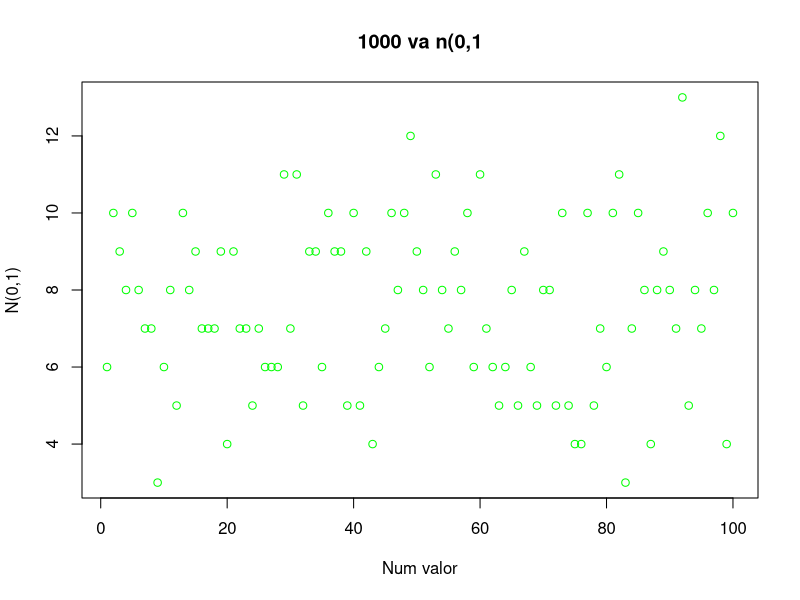
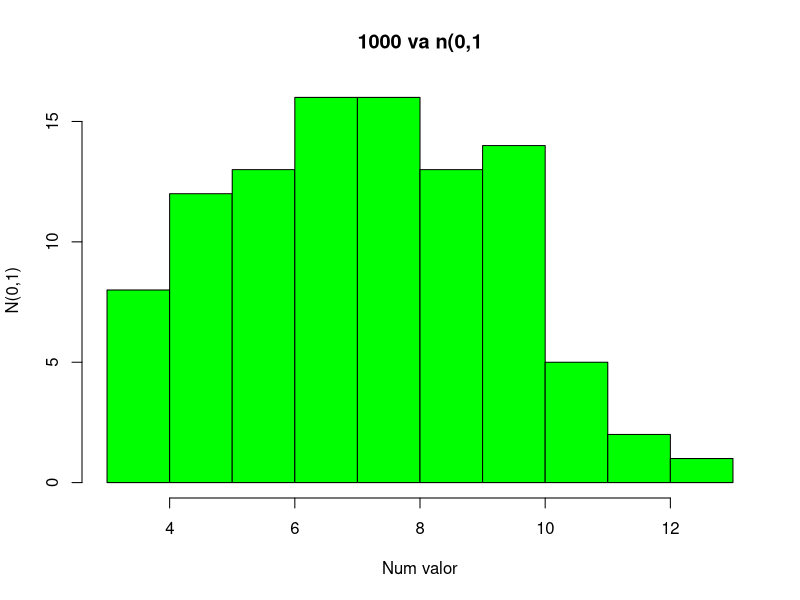
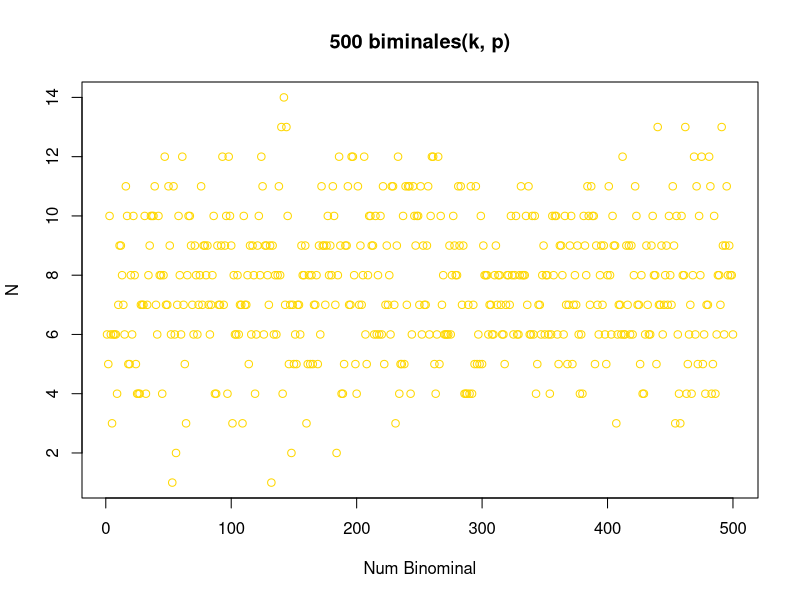
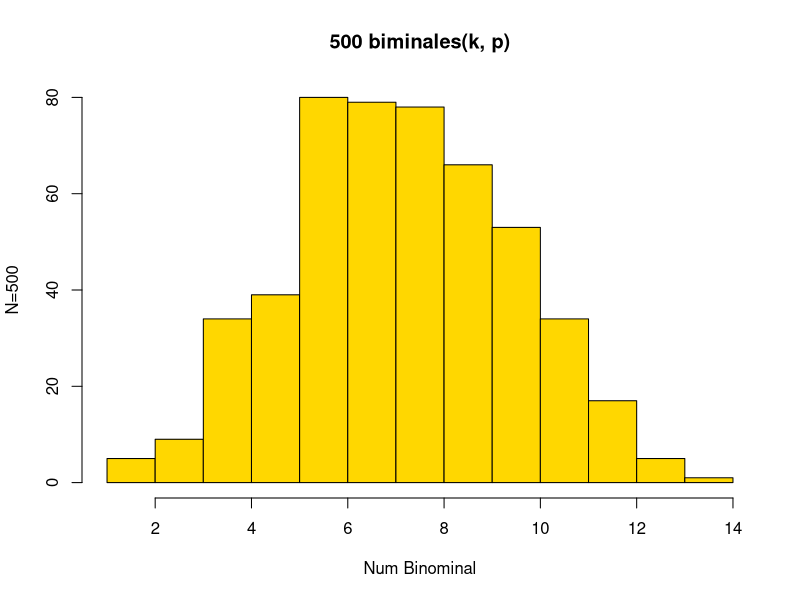
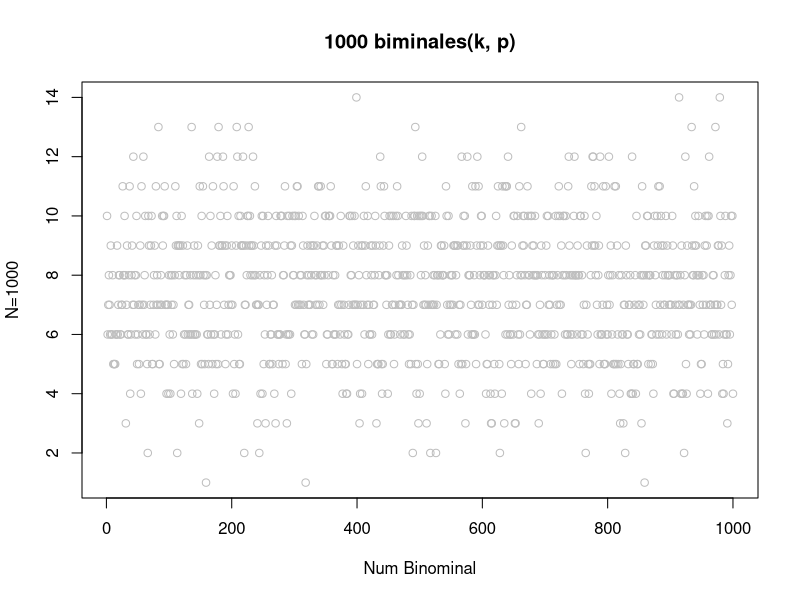
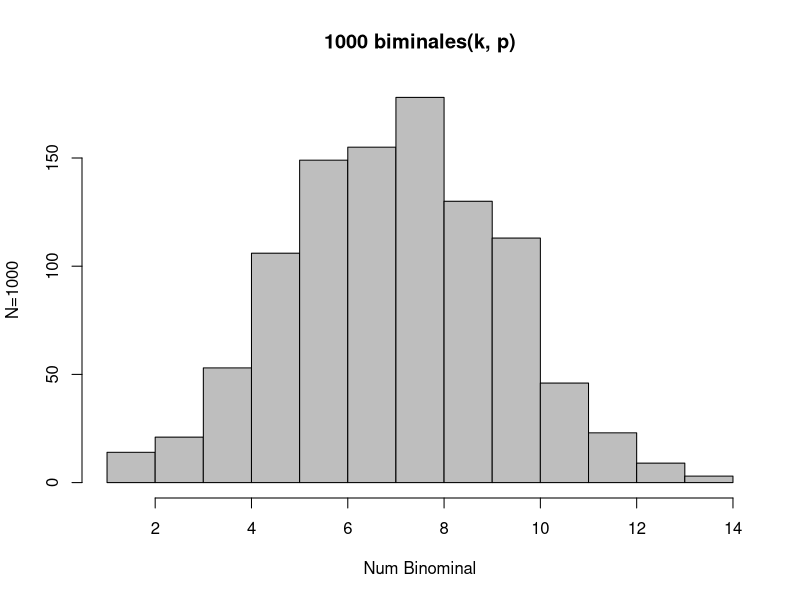
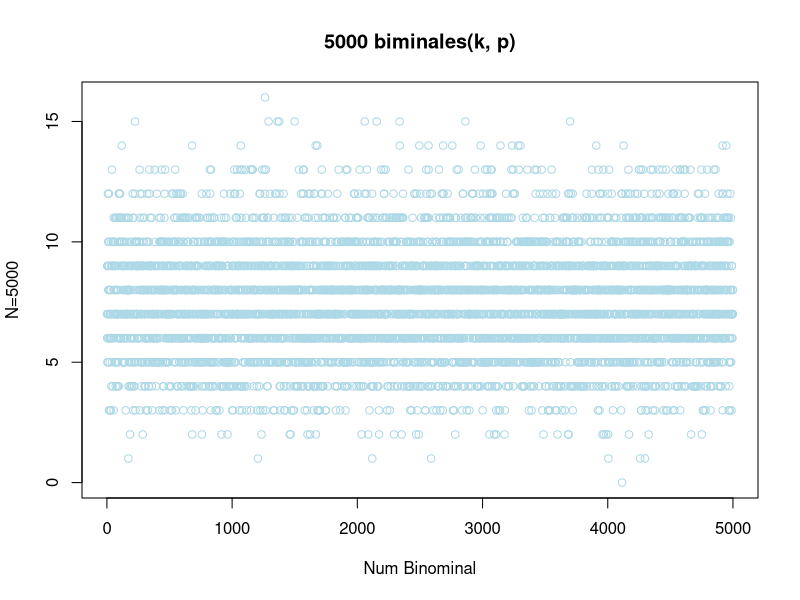
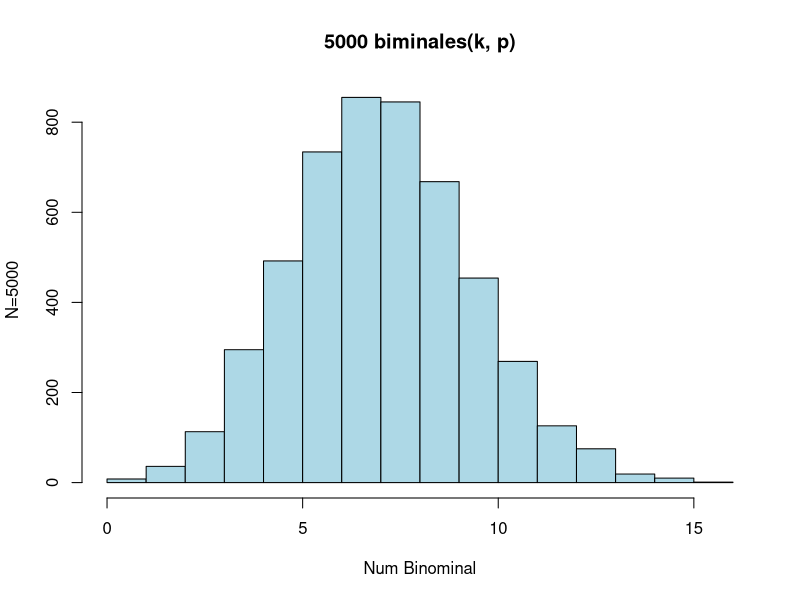

The R source for these figures, in order:
## ---- chunk 1
knitr::opts_chunk$set(echo = TRUE)
## ---- chunk 2
n1 <- 100;
k <- 25
p <- 0.3
## ---- chunk 3
mibinomial <- rbinom (n1, k, p)
## ---- chunk 4
plot(mibinomial, col="green",
main= "1000 va n(0,1",
xlab="Num valor",
ylab="N(0,1)")
## ---- chunk 5
hist(mibinomial, col="green",
main= "1000 va n(0,1",
xlab="Num valor",
ylab="N(0,1)")
## ---- chunk 6
n1 <- 500;
k <- 25
p <- 0.3
## ---- chunk 7
mibinomial11 <- rbinom (n1, k, p)
## ---- chunk 8
plot(mibinomial11, col="gold",
main= "500 biminales(k, p)",
xlab="Num Binominal",
ylab="N")
## ---- chunk 9
hist(mibinomial11, col="gold",
main= "500 biminales(k, p)",
xlab="Num Binominal",
ylab="N=500")
## ---- chunk 10
n2 <- 1000;
k <- 25
p <- 0.3
## ---- chunk 11
mibinomial12 <- rbinom (n2, k, p)
## ---- chunk 12
plot(mibinomial12, col="gray",
main= "1000 biminales(k, p)",
xlab="Num Binominal",
ylab="N=1000")
## ---- chunk 13
hist(mibinomial12, col="gray",
main= "1000 biminales(k, p)",
xlab="Num Binominal",
ylab="N=1000")
## ---- chunk 14
n3 <- 5000;
k <- 25
p <- 0.3
## ---- chunk 15
mibinomial13 <- rbinom (n3, k, p)
## ---- chunk 16
plot(mibinomial13, col="lightblue",
main= "5000 biminales(k, p)",
xlab="Num Binominal",
ylab="N=5000")
## ---- chunk 17
hist(mibinomial13, col="lightblue",
main= "5000 biminales(k, p)",
xlab="Num Binominal",
ylab="N=5000")
## ---- chunk 18
n4 <- 100;
k <- 25
p <- 0.3
## ---- chunk 19
mibinomial14 <- rbinom (n4, k, p)
## ---- chunk 20
plot(mibinomial14, col="brown",
main= "10000 biminales(k, p)",
xlab="Num Binominal",
ylab="N=10000")
## ---- chunk 21
hist(mibinomial14, col="brown",
main= "10000 biminales(k, p)",
xlab="Num Binominal",
ylab="N=10000")
## ---- chunk 22
n5 <- 15000;
k <- 25
p <- 0.3
## ---- chunk 23
mibinominal <- rbinom (n5, k, p)
## ---- chunk 24
plot(mibinomial, col="lightgreen",
main= "15000 biminales(k, p)",
xlab="Num Binominal",
ylab="N=15000")
## ---- chunk 25
hist(mibinomial, col="lightgreen",
main= "15000 biminales(k, p)",
xlab="Num Binominal",
ylab="N=15000")
## ---- chunk 26
n1 <- 500;
k <- 25
p <- 0.8
## ---- chunk 27
mibinomial21 <- rbinom (n1, k, p)
## ---- chunk 28
plot(mibinomial21, col="gold",
main= "500 biminales(k, p)",
xlab="Num Binominal",
ylab="N")
## ---- chunk 29
hist(mibinomial21, col="gold",
main= "500 biminales(k, p)",
xlab="Num Binominal",
ylab="N=500")
## ---- chunk 30
n2 <- 1000;
k <- 25
p <- 0.8
## ---- chunk 31
mibinomial22 <- rbinom (n2, k, p)
## ---- chunk 32
plot(mibinomial22, col="gray",
main= "1000 biminales(k, p)",
xlab="Num Binominal",
ylab="N=1000")
## ---- chunk 33
hist(mibinomial22, col="gray",
main= "1000 biminales(k, p)",
xlab="Num Binominal",
ylab="N=1000")
## ---- chunk 34
n3 <- 5000;
k <- 25
p <- 0.8
## ---- chunk 35
mibinomial23 <- rbinom (n3, k, p)
## ---- chunk 36
plot(mibinomial23, col="lightblue",
main= "5000 biminales(k, p)",
xlab="Num Binominal",
ylab="N=5000")
## ---- chunk 37
hist(mibinomial23, col="lightblue",
main= "5000 biminales(k, p)",
xlab="Num Binominal",
ylab="N=5000")
## ---- chunk 38
n4 <- 100;
k <- 25
p <- 0.8
## ---- chunk 39
mibinomial24 <- rbinom (n4, k, p)
## ---- chunk 40
plot(mibinomial24, col="brown",
main= "10000 biminales(k, p)",
xlab="Num Binominal",
ylab="N=10000")
## ---- chunk 41
hist(mibinomial24, col="brown",
main= "10000 biminales(k, p)",
xlab="Num Binominal",
ylab="N=10000")
## ---- chunk 42
n1 <- 500;
k <- 25
p <- 0.45
## ---- chunk 43
mibinomial31 <- rbinom (n1, k, p)
## ---- chunk 44
plot(mibinomial31, col="gold",
main= "500 biminales(k, p)",
xlab="Num Binominal",
ylab="N")
## ---- chunk 45
hist(mibinomial31, col="gold",
main= "500 biminales(k, p)",
xlab="Num Binominal",
ylab="N=500")
## ---- chunk 46
n2 <- 1000;
k <- 25
p <- 0.45
## ---- chunk 47
mibinomial32 <- rbinom (n2, k, p)
## ---- chunk 48
plot(mibinomial32, col="gray",
main= "1000 biminales(k, p)",
xlab="Num Binominal",
ylab="N=1000")
## ---- chunk 49
hist(mibinomial32, col="gray",
main= "1000 biminales(k, p)",
xlab="Num Binominal",
ylab="N=1000")
## ---- chunk 50
n3 <- 5000;
k <- 25
p <- 0.45
## ---- chunk 51
mibinomial33 <- rbinom (n3, k, p)
## ---- chunk 52
plot(mibinomial33, col="lightblue",
main= "5000 biminales(k, p)",
xlab="Num Binominal",
ylab="N=5000")
## ---- chunk 53
hist(mibinomial33, col="lightblue",
main= "5000 biminales(k, p)",
xlab="Num Binominal",
ylab="N=5000")
## ---- chunk 54
n4 <- 100;
k <- 25
p <- 0.45
## ---- chunk 55
mibinomial34 <- rbinom (n4, k, p)
## ---- chunk 56
plot(mibinomial34, col="brown",
main= "10000 biminales(k, p)",
xlab="Num Binominal",
ylab="N=10000")
## ---- chunk 57
hist(mibinomial34, col="brown",
main= "10000 biminales(k, p)",
xlab="Num Binominal",
ylab="N=10000")
## ---- chunk 58
n1 <- 500;
k <- 25
p <- 0.95
## ---- chunk 59
mibinomial41 <- rbinom (n1, k, p)
## ---- chunk 60
plot(mibinomial41, col="gold",
main= "500 biminales(k, p)",
xlab="Num Binominal",
ylab="N")
## ---- chunk 61
hist(mibinomial41, col="gold",
main= "500 biminales(k, p)",
xlab="Num Binominal",
ylab="N=500")
## ---- chunk 62
n2 <- 1000;
k <- 25
p <- 0.95
## ---- chunk 63
mibinomial42 <- rbinom (n2, k, p)
## ---- chunk 64
plot(mibinomial42, col="gray",
main= "1000 biminales(k, p)",
xlab="Num Binominal",
ylab="N=1000")
## ---- chunk 65
hist(mibinomial42, col="gray",
main= "1000 biminales(k, p)",
xlab="Num Binominal",
ylab="N=1000")
## ---- chunk 66
n3 <- 5000;
k <- 25
p <- 0.95
## ---- chunk 67
mibinomial43 <- rbinom (n3, k, p)
## ---- chunk 68
plot(mibinomial43, col="lightblue",
main= "5000 biminales(k, p)",
xlab="Num Binominal",
ylab="N=5000")
## ---- chunk 69
hist(mibinomial43, col="lightblue",
main= "5000 biminales(k, p)",
xlab="Num Binominal",
ylab="N=5000")
## ---- chunk 70
n4 <- 100;
k <- 25
p <- 0.95
## ---- chunk 71
mibinomial44 <- rbinom (n4, k, p)
## ---- chunk 72
plot(mibinomial44, col="brown",
main= "10000 biminales(k, p)",
xlab="Num Binominal",
ylab="N=10000")
## ---- chunk 73
hist(mibinomial44, col="brown",
main= "10000 biminales(k, p)",
xlab="Num Binominal",
ylab="N=10000")
## ---- chunk 74
par(mfrow=c(1,4)) #renglon por columna
plot(mibinomial11, col="gold",
main= "500 biminales(k, 0.3)",
xlab="Num Binominal",
ylab="N")
plot(mibinomial21, col="gold",
main= "500 biminales(k, 0.8)",
xlab="Num Binominal",
ylab="N")
plot(mibinomial31, col="gold",
main= "500 biminales(k, 0.45)",
xlab="Num Binominal",
ylab="N")
plot(mibinomial41, col="gold",
main= "500 biminales(k, 0.95)",
xlab="Num Binominal",
ylab="N")
## ---- chunk 75
par(mfrow=c(1,4)) #renglon por columna
plot(mibinomial12, col="gray",
main= "1000 biminales(k, 0.3)",
xlab="Num Binominal",
ylab="N=1000")
plot(mibinomial22, col="gray",
main= "1000 biminales(k,0.8 )",
xlab="Num Binominal",
ylab="N=1000")
plot(mibinomial32, col="gray",
main= "1000 biminales(k, 0.45)",
xlab="Num Binominal",
ylab="N=1000")
plot(mibinomial42, col="gray",
main= "1000 biminales(k, 0.95)",
xlab="Num Binominal",
ylab="N=1000")
## ---- chunk 76
par(mfrow=c(1,4)) #renglon por columna
plot(mibinomial13, col="lightblue",
main= "5000 biminales(k, 0.3)",
xlab="Num Binominal",
ylab="N=5000")
plot(mibinomial23, col="lightblue",
main= "5000 biminales(k, 0.8)",
xlab="Num Binominal",
ylab="N=5000")
plot(mibinomial33, col="lightblue",
main= "5000 biminales(k, 0.45)",
xlab="Num Binominal",
ylab="N=5000")
plot(mibinomial43, col="lightblue",
main= "5000 biminales(k, 0.95)",
xlab="Num Binominal",
ylab="N=5000")
## ---- chunk 77
par(mfrow=c(1,4)) #renglon por columna
plot(mibinomial14, col="brown",
main= "10000 biminales(k, 0.3)",
xlab="Num Binominal",
ylab="N=10000")
plot(mibinomial24, col="brown",
main= "10000 biminales(k, 0.8)",
xlab="Num Binominal",
ylab="N=10000")
plot(mibinomial34, col="brown",
main= "10000 biminales(k, 0.45)",
xlab="Num Binominal",
ylab="N=10000")
plot(mibinomial44, col="brown",
main= "10000 biminales(k, 0.95)",
xlab="Num Binominal",
ylab="N=10000")
## ---- chunk 78
par(mfrow=c(1,4)) #renglon por columna
hist(mibinomial11, col="gold",
main= "500 biminales(k, 0.3)",
xlab="Num Binominal",
ylab="N")
hist(mibinomial21, col="gold",
main= "500 biminales(k, 0.8)",
xlab="Num Binominal",
ylab="N")
hist(mibinomial31, col="gold",
main= "500 biminales(k, 0.45)",
xlab="Num Binominal",
ylab="N")
hist(mibinomial41, col="gold",
main= "500 biminales(k, 0.95)",
xlab="Num Binominal",
ylab="N")
## ---- chunk 79
par(mfrow=c(1,4)) #renglon por columna
hist(mibinomial12, col="gray",
main= "1000 biminales(k, 0.3)",
xlab="Num Binominal",
ylab="N=1000")
hist(mibinomial22, col="gray",
main= "1000 biminales(k,0.8 )",
xlab="Num Binominal",
ylab="N=1000")
hist(mibinomial32, col="gray",
main= "1000 biminales(k, 0.45)",
xlab="Num Binominal",
ylab="N=1000")
hist(mibinomial42, col="gray",
main= "1000 biminales(k, 0.95)",
xlab="Num Binominal",
ylab="N=1000")
## ---- chunk 80
par(mfrow=c(1,4)) #renglon por columna
hist(mibinomial13, col="lightblue",
main= "5000 biminales(k, 0.3)",
xlab="Num Binominal",
ylab="N=5000")
hist(mibinomial23, col="lightblue",
main= "5000 biminales(k, 0.8)",
xlab="Num Binominal",
ylab="N=5000")
hist(mibinomial33, col="lightblue",
main= "5000 biminales(k, 0.45)",
xlab="Num Binominal",
ylab="N=5000")
hist(mibinomial43, col="lightblue",
main= "5000 biminales(k, 0.95)",
xlab="Num Binominal",
ylab="N=5000")
## ---- chunk 81
par(mfrow=c(1,4)) #renglon por columna
hist(mibinomial14, col="brown",
main= "10000 biminales(k, 0.3)",
xlab="Num Binominal",
ylab="N=10000")
hist(mibinomial24, col="brown",
main= "10000 biminales(k, 0.8)",
xlab="Num Binominal",
ylab="N=10000")
hist(mibinomial34, col="brown",
main= "10000 biminales(k, 0.45)",
xlab="Num Binominal",
ylab="N=10000")
hist(mibinomial44, col="brown",
main= "10000 biminales(k, 0.95)",
xlab="Num Binominal",
ylab="N=10000")
## ---- chunk 82
n1 <- 500;
k <- 50
p <- 0.3
## ---- chunk 83
mibinomialk1 <- rbinom (n1, k, p)
## ---- chunk 84
plot(mibinomialk1, col="gold",
main= "500 biminales(k, p)",
xlab="Num Binominal",
ylab="N")
## ---- chunk 85
hist(mibinomialk1, col="gold",
main= "500 biminales(k, p)",
xlab="Num Binominal",
ylab="N=500")
## ---- chunk 86
n2 <- 1000;
k <- 50
p <- 0.3
## ---- chunk 87
mibinomialk2 <- rbinom (n2, k, p)
## ---- chunk 88
plot(mibinomialk2, col="gray",
main= "1000 biminales(k, p)",
xlab="Num Binominal",
ylab="N=1000")
## ---- chunk 89
hist(mibinomialk2, col="gray",
main= "1000 biminales(k, p)",
xlab="Num Binominal",
ylab="N=1000")
## ---- chunk 90
n3 <- 5000;
k <- 50
p <- 0.3
## ---- chunk 91
mibinomialk3 <- rbinom (n3, k, p)
## ---- chunk 92
plot(mibinomialk3, col="lightblue",
main= "5000 biminales(k, p)",
xlab="Num Binominal",
ylab="N=5000")
## ---- chunk 93
hist(mibinomialk3, col="lightblue",
main= "5000 biminales(k, p)",
xlab="Num Binominal",
ylab="N=5000")
## ---- chunk 94
n4 <- 100;
k <- 50
p <- 0.3
## ---- chunk 95
mibinomialk4 <- rbinom (n4, k, p)
## ---- chunk 96
plot(mibinomialk4, col="brown",
main= "10000 biminales(k, p)",
xlab="Num Binominal",
ylab="N=10000")
## ---- chunk 97
hist(mibinomialk4, col="brown",
main= "10000 biminales(k, p)",
xlab="Num Binominal",
ylab="N=10000")
## ---- chunk 98
n1 <- 500;
k <- 75
p <- 0.3
## ---- chunk 99
mibinomialk5 <- rbinom (n1, k, p)
## ---- chunk 100
plot(mibinomialk5, col="gold",
main= "500 biminales(k, p)",
xlab="Num Binominal",
ylab="N")
## ---- chunk 101
hist(mibinomialk5, col="gold",
main= "500 biminales(k, p)",
xlab="Num Binominal",
ylab="N=500")
## ---- chunk 102
n2 <- 1000;
k <- 75
p <- 0.3
## ---- chunk 103
mibinomialk6 <- rbinom (n2, k, p)
## ---- chunk 104
plot(mibinomialk6, col="gray",
main= "1000 biminales(k, p)",
xlab="Num Binominal",
ylab="N=1000")
## ---- chunk 105
hist(mibinomialk6, col="gray",
main= "1000 biminales(k, p)",
xlab="Num Binominal",
ylab="N=1000")
## ---- chunk 106
n3 <- 5000;
k <- 75
p <- 0.3
## ---- chunk 107
mibinomialk7 <- rbinom (n3, k, p)
## ---- chunk 108
plot(mibinomialk7, col="lightblue",
main= "5000 biminales(k, p)",
xlab="Num Binominal",
ylab="N=5000")
## ---- chunk 109
hist(mibinomialk7, col="lightblue",
main= "5000 biminales(k, p)",
xlab="Num Binominal",
ylab="N=5000")
## ---- chunk 110
n4 <- 100;
k <- 75
p <- 0.3
## ---- chunk 111
mibinomialk8 <- rbinom (n4, k, p)
## ---- chunk 112
plot(mibinomialk8, col="brown",
main= "10000 biminales(k, p)",
xlab="Num Binominal",
ylab="N=10000")
## ---- chunk 113
hist(mibinomialk8, col="brown",
main= "10000 biminales(k, p)",
xlab="Num Binominal",
ylab="N=10000")
## ---- chunk 114
n1 <- 500;
k <- 100
p <- 0.3
## ---- chunk 115
mibinomial1k <- rbinom (n1, k, p)
## ---- chunk 116
plot(mibinomial1k, col="gold",
main= "500 biminales(k, p)",
xlab="Num Binominal",
ylab="N")
## ---- chunk 117
hist(mibinomial1k, col="gold",
main= "500 biminales(k, p)",
xlab="Num Binominal",
ylab="N=500")
## ---- chunk 118
n2 <- 1000;
k <- 100
p <- 0.3
## ---- chunk 119
mibinomial2k <- rbinom (n2, k, p)
## ---- chunk 120
plot(mibinomial2k, col="gray",
main= "1000 biminales(k, p)",
xlab="Num Binominal",
ylab="N=1000")
## ---- chunk 121
hist(mibinomial2k, col="gray",
main= "1000 biminales(k, p)",
xlab="Num Binominal",
ylab="N=1000")
## ---- chunk 122
n3 <- 5000;
k <- 100
p <- 0.3
## ---- chunk 123
mibinomial3k <- rbinom (n3, k, p)
## ---- chunk 124
plot(mibinomial3k, col="lightblue",
main= "5000 biminales(k, p)",
xlab="Num Binominal",
ylab="N=5000")
## ---- chunk 125
hist(mibinomial3k, col="lightblue",
main= "5000 biminales(k, p)",
xlab="Num Binominal",
ylab="N=5000")
## ---- chunk 126
n4 <- 100;
k <- 100
p <- 0.3
## ---- chunk 127
mibinomial4k <- rbinom (n4, k, p)
## ---- chunk 128
plot(mibinomial4k, col="brown",
main= "10000 biminales(k, p)",
xlab="Num Binominal",
ylab="N=10000")
## ---- chunk 129
hist(mibinomial4k, col="brown",
main= "10000 biminales(k, p)",
xlab="Num Binominal",
ylab="N=10000")
## ---- chunk 130
par(mfrow=c(1,4)) #renglon por columna
plot(mibinomial11, col="gold",
main= "500 biminales(25, p)",
xlab="Num Binominal",
ylab="N")
plot(mibinomialk1, col="gold",
main= "500 biminales(50, p)",
xlab="Num Binominal",
ylab="N")
plot(mibinomialk5, col="gold",
main= "500 biminales(75, p)",
xlab="Num Binominal",
ylab="N")
plot(mibinomial1k, col="gold",
main= "500 biminales(100, p)",
xlab="Num Binominal",
ylab="N")
par(mfrow=c(1,4)) #renglon por columna
plot(mibinomial12, col="gray",
main= "1000 biminales(25, p)",
xlab="Num Binominal",
ylab="N=1000")
plot(mibinomialk2, col="gray",
main= "1000 biminales(50, p)",
xlab="Num Binominal",
ylab="N=1000")
plot(mibinomialk6, col="gray",
main= "1000 biminales(75, p)",
xlab="Num Binominal",
ylab="N=1000")
plot(mibinomial2k, col="gray",
main= "1000 biminales(100, p)",
xlab="Num Binominal",
ylab="N=1000")
par(mfrow=c(1,4)) #renglon por columna
plot(mibinomial13, col="lightblue",
main= "5000 biminales(25, p)",
xlab="Num Binominal",
ylab="N=5000")
plot(mibinomialk3, col="lightblue",
main= "5000 biminales(50, p)",
xlab="Num Binominal",
ylab="N=5000")
plot(mibinomialk7, col="lightblue",
main= "5000 biminales(75, p)",
xlab="Num Binominal",
ylab="N=5000")
plot(mibinomial3k, col="lightblue",
main= "5000 biminales(100, p)",
xlab="Num Binominal",
ylab="N=5000")
par(mfrow=c(1,4)) #renglon por columna
plot(mibinomial14, col="brown",
main= "10000 biminales(25, p)",
xlab="Num Binominal",
ylab="N=10000")
plot(mibinomialk4, col="brown",
main= "10000 biminales(50, p)",
xlab="Num Binominal",
ylab="N=10000")
plot(mibinomialk8, col="brown",
main= "10000 biminales(75, p)",
xlab="Num Binominal",
ylab="N=10000")
plot(mibinomial4k, col="brown",
main= "10000 biminales(100, p)",
xlab="Num Binominal",
ylab="N=10000")
## ---- chunk 131
par(mfrow=c(1,4)) #renglon por columna
hist(mibinomial11, col="gold",
main= "500 biminales(25, p)",
xlab="Num Binominal",
ylab="N")
hist(mibinomialk1, col="gold",
main= "500 biminales(50, p)",
xlab="Num Binominal",
ylab="N")
hist(mibinomialk5, col="gold",
main= "500 biminales(75, p)",
xlab="Num Binominal",
ylab="N")
hist(mibinomial1k, col="gold",
main= "500 biminales(100, p)",
xlab="Num Binominal",
ylab="N")
par(mfrow=c(1,4)) #renglon por columna
hist(mibinomial12, col="gray",
main= "1000 biminales(25, p)",
xlab="Num Binominal",
ylab="N=1000")
hist(mibinomialk2, col="gray",
main= "1000 biminales(50, p)",
xlab="Num Binominal",
ylab="N=1000")
hist(mibinomialk6, col="gray",
main= "1000 biminales(75, p)",
xlab="Num Binominal",
ylab="N=1000")
hist(mibinomial2k, col="gray",
main= "1000 biminales(100, p)",
xlab="Num Binominal",
ylab="N=1000")
par(mfrow=c(1,4)) #renglon por columna
hist(mibinomial13, col="lightblue",
main= "5000 biminales(25, p)",
xlab="Num Binominal",
ylab="N=5000")
hist(mibinomialk3, col="lightblue",
main= "5000 biminales(50, p)",
xlab="Num Binominal",
ylab="N=5000")
hist(mibinomialk7, col="lightblue",
main= "5000 biminales(75, p)",
xlab="Num Binominal",
ylab="N=5000")
hist(mibinomial3k, col="lightblue",
main= "5000 biminales(100, p)",
xlab="Num Binominal",
ylab="N=5000")
par(mfrow=c(1,4)) #renglon por columna
hist(mibinomial14, col="brown",
main= "10000 biminales(25, p)",
xlab="Num Binominal",
ylab="N=10000")
hist(mibinomialk4, col="brown",
main= "10000 biminales(50, p)",
xlab="Num Binominal",
ylab="N=10000")
hist(mibinomialk8, col="brown",
main= "10000 biminales(75, p)",
xlab="Num Binominal",
ylab="N=10000")
hist(mibinomial4k, col="brown",
main= "10000 biminales(100, p)",
xlab="Num Binominal",
ylab="N=10000")
